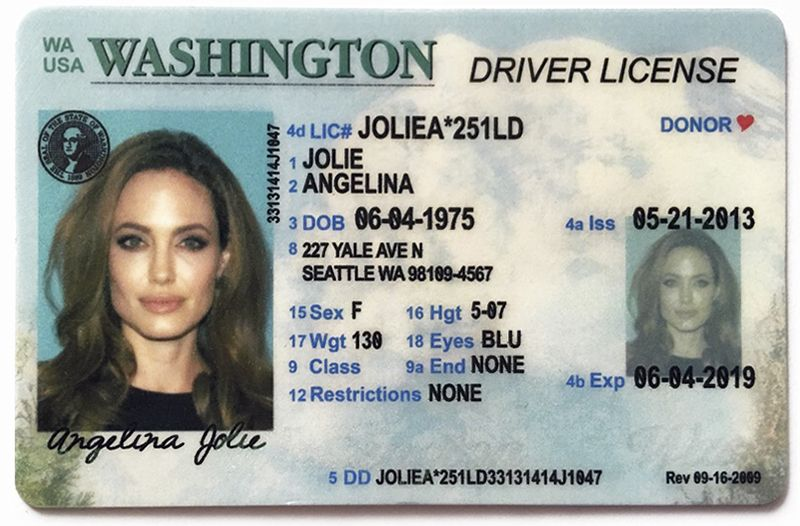
#> input picture DL.jpg, 800 x 526 px
$ python -i main.py   (imports and definitions only)
#> lines starting #> are read from the running program, lines starting #| are printed output that depends on the picture; after the words box and inside, x2 and y2 are one past the last pixel; in counts of white or black regions, pixels touching at a corner belong together
#> further down, picture is the input picture: shape (526, 800, 3); mean B, G, R 164.6, 170.4, 166.6
#importing libraries
import cv2
import numpy as np
from matplotlib import pyplot as plt
from numpy.core.fromnumeric import ptp
import pytesseract
from pytesseract import Output
import sys
import re
import datetime, time

#sorting the dates and identifying the DOB, DOI and DOE
# [48 lines left out: function sort_dates, not called in this run]

#defining the path of tesseract
pytesseract.pytesseract.tesseract_cmd = r'C:\\Program Files\\Tesseract-OCR\\tesseract.exe'

#defining the kerner parameters
rect_kernel = cv2.getStructuringElement(cv2.MORPH_RECT, (10,10))

#function to get the details of the image
def get_details(img):
    #initiating variables and a dictionary to store the details
    flag_id =0
    name_id =0
    details = {}

    #storing the eye colors in an array
    eye_c = ['BLU', 'BRO', 'BRN', 'BLK', 'GRY', 'GRN', 'HZL']

    #preprocessing the image
    img = cv2.resize(np.array(img),(800,500))
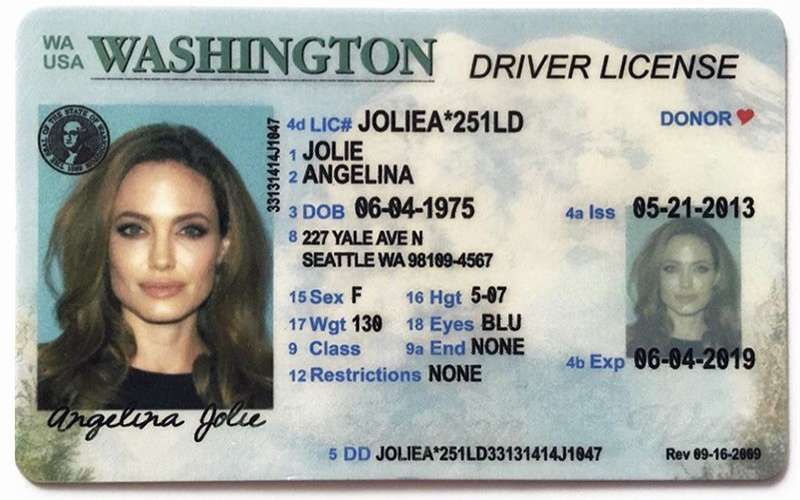
#> img: shape (500, 800, 3); mean of channels 0, 1, 2 164.5, 170.3, 166.5; drawn as B, G, R
    img = img[100:,280:]
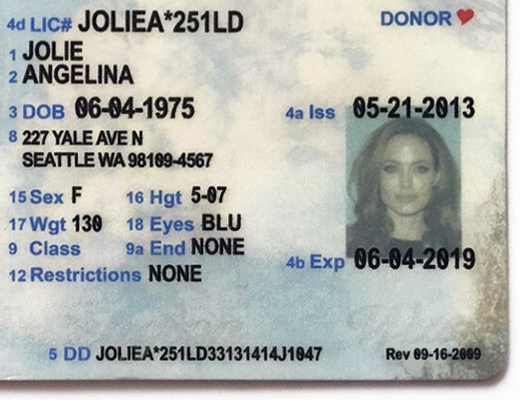
#> img: shape (400, 520, 3); mean of channels 0, 1, 2 176.1, 181, 178; drawn as B, G, R
    img = cv2.fastNlMeansDenoisingColored(img,None,10,10,7,21)
    gr = cv2.cvtColor(img, cv2.COLOR_BGR2GRAY)
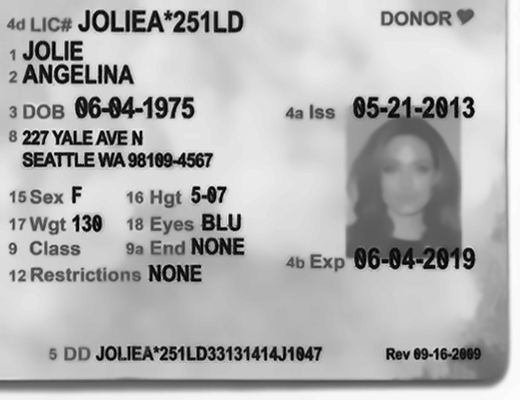
#> gr: shape (400, 520); min 0, max 252, mean 179.6
    #ed = cv2.Canny(gr,30,200)
    ret,gr = cv2.threshold(gr,50,255,cv2.THRESH_BINARY_INV)
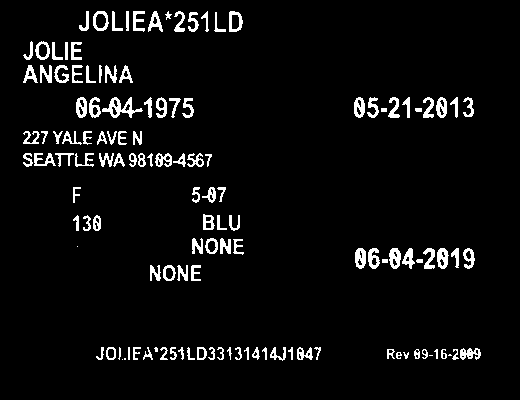
#> gr: shape (400, 520); 5.1% white; 129 white regions (6 under 20 px), largest, box (x1, y1, x2, y2) and area: (102, 97, 143, 118) 326, (389, 248, 401, 269) 175, (355, 248, 366, 269) 174

    #getting the text using the tesseract from processed image
#> (the run stopped early here; a loop or call above may not have finished)

$ run again, on DL2.png
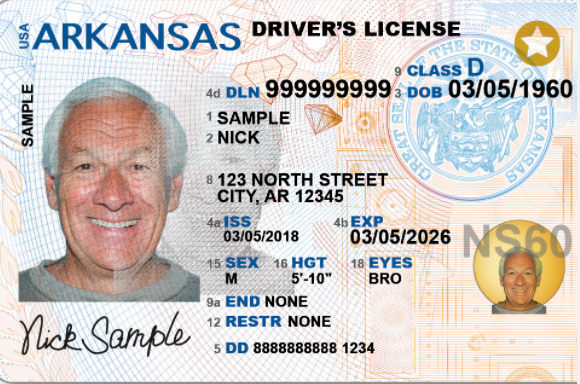
#> input picture DL2.png, 580 x 384 px
#> picture is the input picture: shape (384, 580, 3); mean B, G, R 198.6, 202, 207.7
#> in get_details, `img = cv2.fastNlMeansDenoisingColored(img,None,10,10,7,21)`:
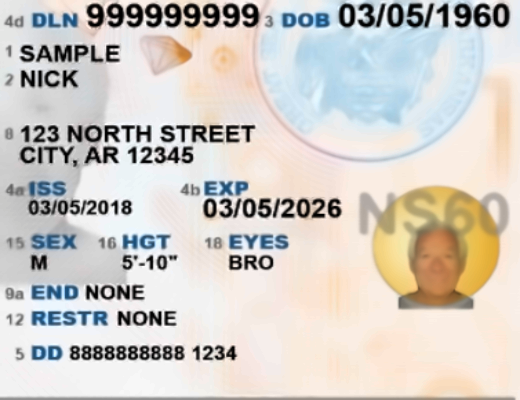
#> img: shape (400, 520, 3); mean of channels 0, 1, 2 199.4, 205.4, 210.1; drawn as B, G, R
#> in get_details, `ret,gr = cv2.threshold(gr,50,255,cv2.THRESH_BINARY_INV)`:
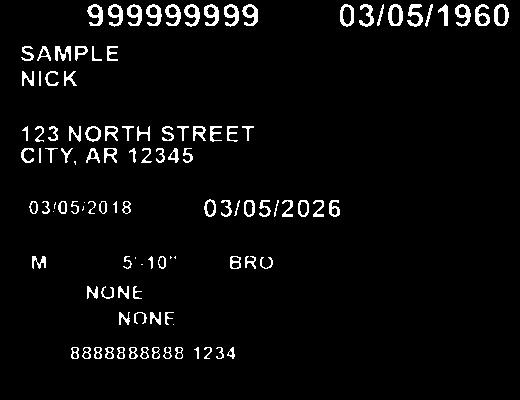
#> gr: shape (400, 520); 4.1% white in thin lines or dots, all inside (x1, y1, x2, y2) = (21, 4, 509, 359)

$ run again, on DL3.png
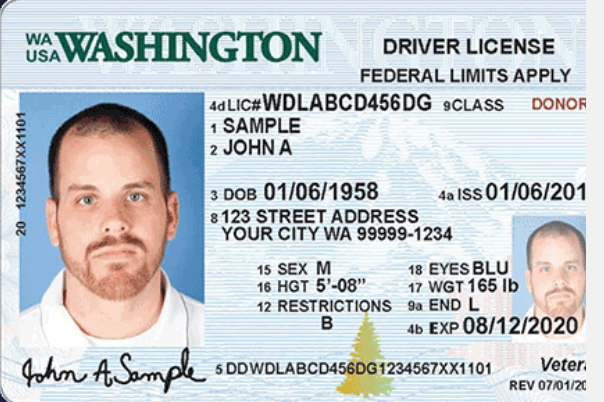
#> input picture DL3.png, 604 x 402 px
#> picture is the input picture: shape (402, 604, 3); mean B, G, R 207, 202.8, 196.6
#> in get_details, `img = img[100:,280:]`:
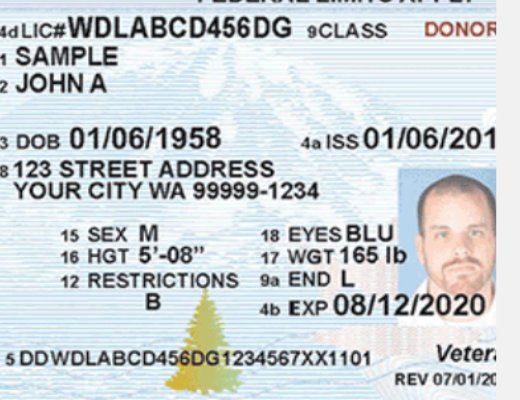
#> img: shape (400, 520, 3); mean of channels 0, 1, 2 214.1, 211.4, 204.4; drawn as B, G, R
#> in get_details, `ret,gr = cv2.threshold(gr,50,255,cv2.THRESH_BINARY_INV)`:
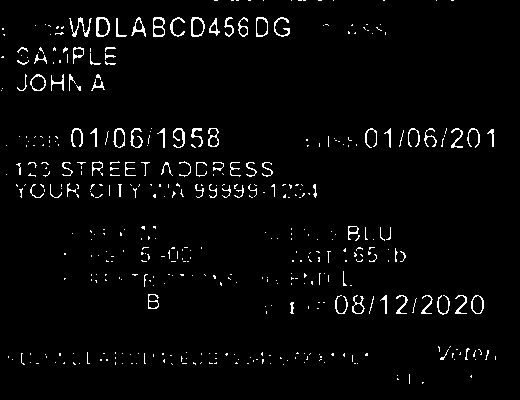
#> gr: shape (400, 520); 2.9% white in thin lines or dots
